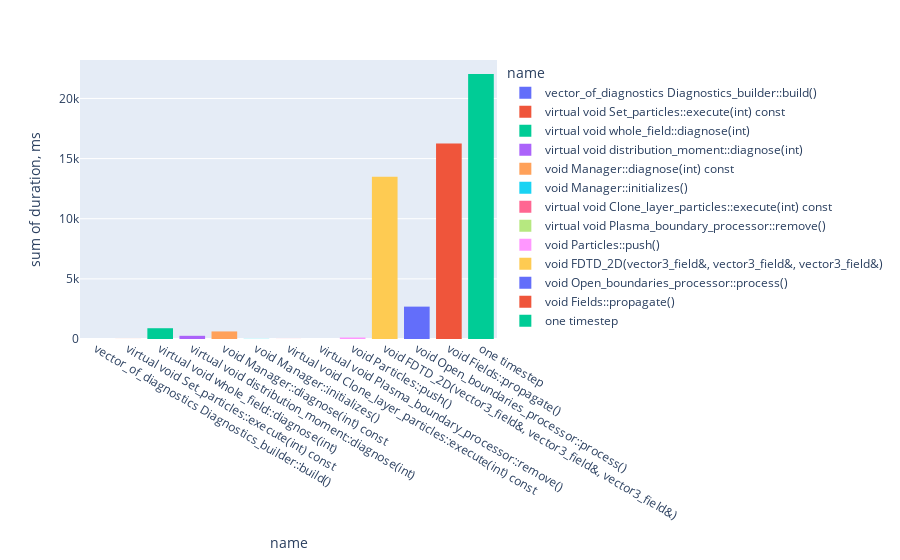

Here is the notebook cell this chart was saved with:
### Code cell
fig = px.histogram(
  df,
  x='name',
  y='duration, ms',
  color='name'
)
fig.show()

### Figure 1 — Plotly figure (JSON) as saved in the notebook; plotly's stock layout.template omitted (floating-point values rounded to 4 significant figures; data arrays with more than 128 entries replaced by an {"elided": "..."} marker saying what was removed)
{"data": [{"alignmentgroup": "True", "bingroup": "x", "histfunc": "sum", "hovertemplate": "name=%{x}<br>sum of duration, ms=%{y}<extra></extra>", "legendgroup": "vector_of_diagnostics Diagnostics_builder::build()", "marker": {"color": "#636efa", "pattern": {"shape": ""}}, "name": "vector_of_diagnostics Diagnostics_builder::build()", "offsetgroup": "vector_of_diagnostics Diagnostics_builder::build()", "orientation": "v", "showlegend": true, "type": "histogram", "x": ["vector_of_diagnostics Diagnostics_builder::build()"], "xaxis": "x", "y": [1.41], "yaxis": "y"}, {"alignmentgroup": "True", "bingroup": "x", "histfunc": "sum", "hovertemplate": "name=%{x}<br>sum of duration, ms=%{y}<extra></extra>", "legendgroup": "virtual void Set_particles::execute(int) const", "marker": {"color": "#EF553B", "pattern": {"shape": ""}}, "name": "virtual void Set_particles::execute(int) const", "offsetgroup": "virtual void Set_particles::execute(int) const", "orientation": "v", "showlegend": true, "type": "histogram", "x": ["virtual void Set_particles::execute(int) const"], "xaxis": "x", "y": [3.801], "yaxis": "y"}, {"alignmentgroup": "True", "bingroup": "x", "histfunc": "sum", "hovertemplate": "name=%{x}<br>sum of duration, ms=%{y}<extra></extra>", "legendgroup": "virtual void whole_field::diagnose(int)", "marker": {"color": "#00cc96", "pattern": {"shape": ""}}, "name": "virtual void whole_field::diagnose(int)", "offsetgroup": "virtual void whole_field::diagnose(int)", "orientation": "v", "showlegend": true, "type": "histogram", "x": {"elided": "3003 str values"}, "xaxis": "x", "y": {"elided": "3003 float values"}, "yaxis": "y"}, {"alignmentgroup": "True", "bingroup": "x", "histfunc": "sum", "hovertemplate": "name=%{x}<br>sum of duration, ms=%{y}<extra></extra>", "legendgroup": "virtual void distribution_moment::diagnose(int)", "marker": {"color": "#ab63fa", "pattern": {"shape": ""}}, "name": "virtual void distribution_moment::diagnose(int)", "offsetgroup": "virtual void distribution_moment::diagnose(int)", "orientation": "v", "showlegend": true, "type": "histogram", "x": {"elided": "1001 str values"}, "xaxis": "x", "y": {"elided": "1001 float values"}, "yaxis": "y"}, {"alignmentgroup": "True", "bingroup": "x", "histfunc": "sum", "hovertemplate": "name=%{x}<br>sum of duration, ms=%{y}<extra></extra>", "legendgroup": "void Manager::diagnose(int) const", "marker": {"color": "#FFA15A", "pattern": {"shape": ""}}, "name": "void Manager::diagnose(int) const", "offsetgroup": "void Manager::diagnose(int) const", "orientation": "v", "showlegend": true, "type": "histogram", "x": {"elided": "1001 str values"}, "xaxis": "x", "y": {"elided": "1001 float values"}, "yaxis": "y"}, {"alignmentgroup": "True", "bingroup": "x", "histfunc": "sum", "hovertemplate": "name=%{x}<br>sum of duration, ms=%{y}<extra></extra>", "legendgroup": "void Manager::initializes()", "marker": {"color": "#19d3f3", "pattern": {"shape": ""}}, "name": "void Manager::initializes()", "offsetgroup": "void Manager::initializes()", "orientation": "v", "showlegend": true, "type": "histogram", "x": ["void Manager::initializes()"], "xaxis": "x", "y": [14.2], "yaxis": "y"}, {"alignmentgroup": "True", "bingroup": "x", "histfunc": "sum", "hovertemplate": "name=%{x}<br>sum of duration, ms=%{y}<extra></extra>", "legendgroup": "virtual void Clone_layer_particles::execute(int) const", "marker": {"color": "#FF6692", "pattern": {"shape": ""}}, "name": "virtual void Clone_layer_particles::execute(int) const", "offsetgroup": "virtual void Clone_layer_particles::execute(int) const", "orientation": "v", "showlegend": true, "type": "histogram", "x": {"elided": "1000 str values"}, "xaxis": "x", "y": {"elided": "1000 float values"}, "yaxis": "y"}, {"alignmentgroup": "True", "bingroup": "x", "histfunc": "sum", "hovertemplate": "name=%{x}<br>sum of duration, ms=%{y}<extra></extra>", "legendgroup": "virtual void Plasma_boundary_processor::remove()", "marker": {"color": "#B6E880", "pattern": {"shape": ""}}, "name": "virtual void Plasma_boundary_processor::remove()", "offsetgroup": "virtual void Plasma_boundary_processor::remove()", "orientation": "v", "showlegend": true, "type": "histogram", "x": {"elided": "1000 str values"}, "xaxis": "x", "y": {"elided": "1000 float values"}, "yaxis": "y"}, {"alignmentgroup": "True", "bingroup": "x", "histfunc": "sum", "hovertemplate": "name=%{x}<br>sum of duration, ms=%{y}<extra></extra>", "legendgroup": "void Particles::push()", "marker": {"color": "#FF97FF", "pattern": {"shape": ""}}, "name": "void Particles::push()", "offsetgroup": "void Particles::push()", "orientation": "v", "showlegend": true, "type": "histogram", "x": {"elided": "1000 str values"}, "xaxis": "x", "y": {"elided": "1000 float values"}, "yaxis": "y"}, {"alignmentgroup": "True", "bingroup": "x", "histfunc": "sum", "hovertemplate": "name=%{x}<br>sum of duration, ms=%{y}<extra></extra>", "legendgroup": "void FDTD_2D(vector3_field&, vector3_field&, vector3_field&)", "marker": {"color": "#FECB52", "pattern": {"shape": ""}}, "name": "void FDTD_2D(vector3_field&, vector3_field&, vector3_field&)", "offsetgroup": "void FDTD_2D(vector3_field&, vector3_field&, vector3_field&)", "orientation": "v", "showlegend": true, "type": "histogram", "x": {"elided": "1000 str values"}, "xaxis": "x", "y": {"elided": "1000 float values"}, "yaxis": "y"}, {"alignmentgroup": "True", "bingroup": "x", "histfunc": "sum", "hovertemplate": "name=%{x}<br>sum of duration, ms=%{y}<extra></extra>", "legendgroup": "void Open_boundaries_processor::process()", "marker": {"color": "#636efa", "pattern": {"shape": ""}}, "name": "void Open_boundaries_processor::process()", "offsetgroup": "void Open_boundaries_processor::process()", "orientation": "v", "showlegend": true, "type": "histogram", "x": {"elided": "1000 str values"}, "xaxis": "x", "y": {"elided": "1000 float values"}, "yaxis": "y"}, {"alignmentgroup": "True", "bingroup": "x", "histfunc": "sum", "hovertemplate": "name=%{x}<br>sum of duration, ms=%{y}<extra></extra>", "legendgroup": "void Fields::propagate()", "marker": {"color": "#EF553B", "pattern": {"shape": ""}}, "name": "void Fields::propagate()", "offsetgroup": "void Fields::propagate()", "orientation": "v", "showlegend": true, "type": "histogram", "x": {"elided": "1000 str values"}, "xaxis": "x", "y": {"elided": "1000 float values"}, "yaxis": "y"}, {"alignmentgroup": "True", "bingroup": "x", "histfunc": "sum", "hovertemplate": "name=%{x}<br>sum of duration, ms=%{y}<extra></extra>", "legendgroup": "one timestep", "marker": {"color": "#00cc96", "pattern": {"shape": ""}}, "name": "one timestep", "offsetgroup": "one timestep", "orientation": "v", "showlegend": true, "type": "histogram", "x": {"elided": "1000 str values"}, "xaxis": "x", "y": {"elided": "1000 float values"}, "yaxis": "y"}], "layout": {"barmode": "relative", "legend": {"title": {"text": "name"}, "tracegroupgap": 0}, "margin": {"t": 60}, "xaxis": {"anchor": "y", "categoryarray": ["vector_of_diagnostics Diagnostics_builder::build()", "virtual void Set_particles::execute(int) const", "virtual void whole_field::diagnose(int)", "virtual void distribution_moment::diagnose(int)", "void Manager::diagnose(int) const", "void Manager::initializes()", "virtual void Clone_layer_particles::execute(int) const", "virtual void Plasma_boundary_processor::remove()", "void Particles::push()", "void FDTD_2D(vector3_field&, vector3_field&, vector3_field&)", "void Open_boundaries_processor::process()", "void Fields::propagate()", "one timestep"], "categoryorder": "array", "domain": [0, 1], "title": {"text": "name"}}, "yaxis": {"anchor": "x", "domain": [0, 1], "title": {"text": "sum of duration, ms"}}}}
